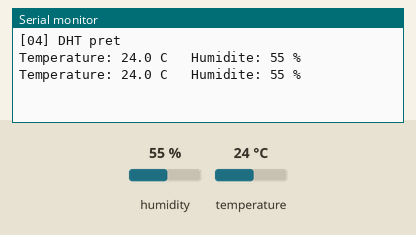
Simulated run of this sketch. Board: Arduino Uno, built with avr-gcc and run on an emulated ATmega328P. Parts: the last lines printed to the serial monitor. Inputs (shaded band) come from the test bench; at power-on: humidity 55 %, temperature 24 °C.

Above: at 4.8 s.
4.9 s: humidity set to 22 %
At 7.4 s:
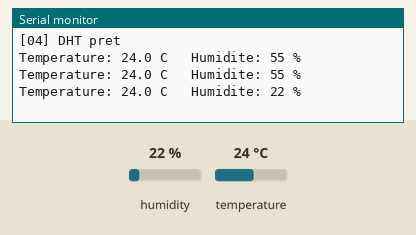
7.9 s: temperature set to 12 °C
At 8.7 s:
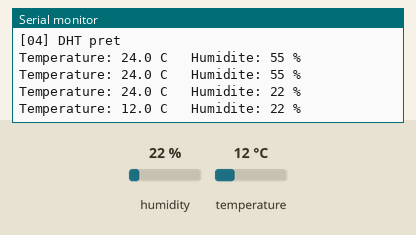
10.9 s: humidity set to 40 %
At 13.5 s:
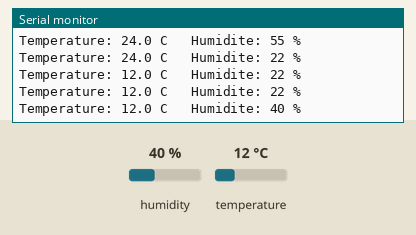
Timing chart, 0 to 15.0 s (numbered marks = the images above; inputs shaded):
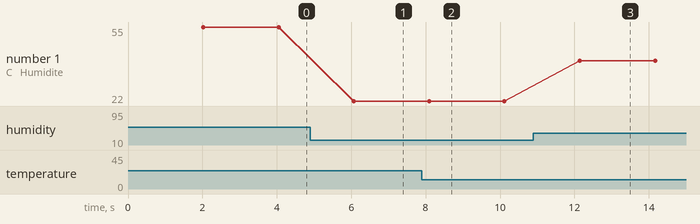

Measured:
- after the input at 4.9 s, the serial monitor: prints a new line after 1.2 s (image 1)
- after the input at 7.9 s, the serial monitor: prints a new line after 0.20 s (image 2)
- after the input at 10.9 s, the serial monitor: prints a new line after 1.2 s (image 3)
- plotted number 1: 55 → 22 after the input at 4.9 s, 22 → 40 after the input at 10.9 s

The sketch:

04_DHT11_Temperature_Humidite.ino
```cpp
/*
 * =====================================================================
 *  Arduino Lab Nexus v6.1.0 STABLE  -  DHT11 / DHT22
 * =====================================================================
 *  Explication : Mesure température et humidité avec un capteur DHT11 (ou DHT22).
 *  Carte       : Arduino UNO / Nano (ATmega328P) - compatible Mega
 *  Moniteur    : 9600 bauds
 *
 *  Câblage :
 *   Arduino 5V     -> DHT VCC
 *   Arduino D2     -> DHT DATA (+ pull-up 10k si capteur nu)
 *   Arduino GND    -> DHT GND
 *
 *  Bibliothèques requises (arduino-cli lib install "...") : DHT sensor library, Adafruit Unified Sensor
 * =====================================================================
 */
// @libs: DHT sensor library|Adafruit Unified Sensor

#include <DHT.h>

#define PIN_DHT  2
#define TYPE_DHT DHT11          // remplacer par DHT22 si besoin

DHT dht(PIN_DHT, TYPE_DHT);

void setup() {
  Serial.begin(9600);
  dht.begin();
  Serial.println(F("[04] DHT pret"));
}

void loop() {
  delay(2000);                           // le DHT11 ne supporte pas plus de 1 lecture / s
  float h = dht.readHumidity();
  float t = dht.readTemperature();
  if (isnan(h) || isnan(t)) {
    Serial.println(F("Erreur de lecture DHT (verifier cablage)"));
    return;
  }
  Serial.print(F("Temperature: ")); Serial.print(t, 1); Serial.print(F(" C   "));
  Serial.print(F("Humidite: "));    Serial.print(h, 0); Serial.println(F(" %"));
}
```
